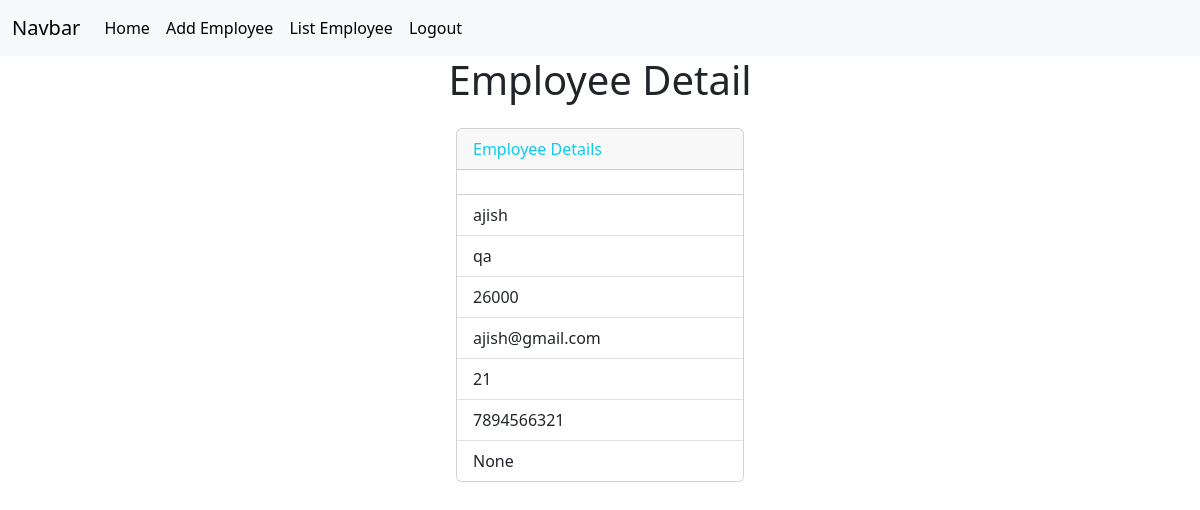
The page /employees/9 (signed in) on the database its author committed.
### crm/models.py (models this page shows, shortened)
class Employees(models.Model):
    name=models.CharField(max_length=100)
    department=models.CharField(max_length=100)
    salary=models.PositiveIntegerField()
    email=models.EmailField(unique=True)
    age=models.PositiveIntegerField()
    contact=models.CharField(null=True,max_length=10,)
    profile_pic=models.ImageField(upload_to="images",null=True,blank=True) #{null used for databse},{blankis for form}
    dob=models.DateField(null=True,blank=True)

### crm/views.py (the view)
# urls.py: path('employees/<int:pk>',views.EmployeeDetailView.as_view(),name="emp-details"),
@method_decorator(signin_required,name="dispatch")
class EmployeeDetailView(View):
    def get(self,request,*args,**kwargs):
        id=kwargs.get("pk")
        qs=Employees.objects.get(id=id)
        return render(request,"emp_detail.html",{"data":qs})

### crm/views.py (called while the page is built)
def signin_required(fn):
    def wrapper(request,*args,**kwargs):
        if not request.user.is_authenticated:
            messages.error(request,"Invalid Session")
            return redirect("signin")
        else:
            return fn(request,*args,**kwargs)
    return wrapper

### crm/templates/emp_detail.html (shortened to what this page needs)
{%extends 'base.html'%}
{%block body_block%}
<h1 class="text-center mb-4">Employee Detail</h1>
<div class="container d-flex justify-content-center">
    <div>
        <div class="card" style="width: 18rem;">
            <div class="card-header text-info">
              Employee Details
            </div>
            <div>
            </div>
            <ul class="list-group list-group-flush">
              <li class="list-group-item">{{data.name}}</li>
              <li class="list-group-item">{{data.department}}</li>
              <li class="list-group-item">{{data.salary}}</li>
              <li class="list-group-item">{{data.email}}</li>
              <li class="list-group-item">{{data.age}}</li>
              <li class="list-group-item">{{data.contact}}</li>
              <li class="list-group-item">{{data.dob}}</li>
            </ul>
        </div>
    </div>
</div>
{%endblock%}

### rows shown on the page
Employees: name "ajish", department "qa", salary "26000", email "ajish@gmail.com", age "21", contact "7894566321", dob "None"
